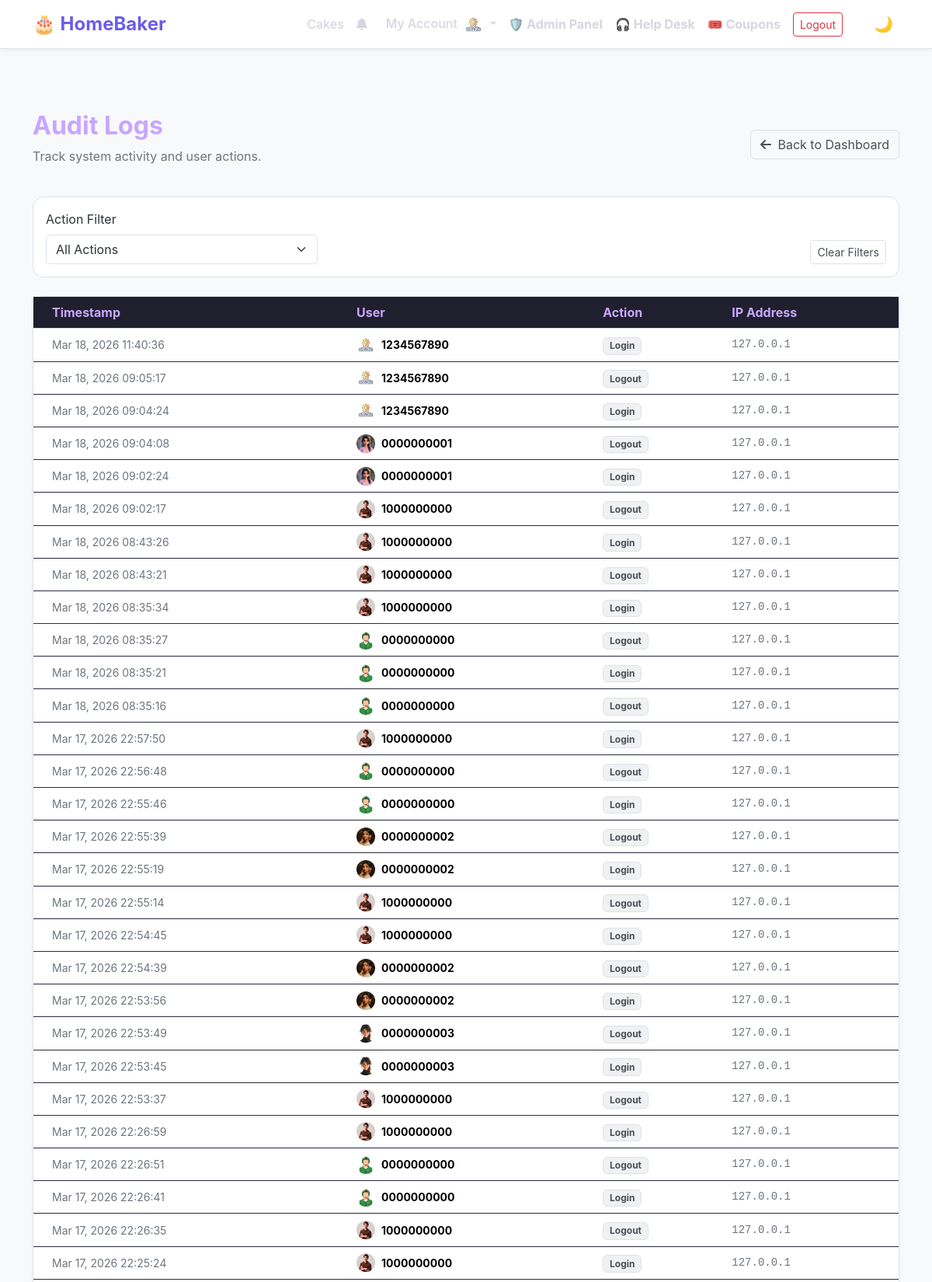
Page /admin-panel/audit-logs/ (signed in, upper part) on the committed database.
### main/models.py (models this page shows, shortened)
class UserProfile(models.Model):
    ROLE_CHOICES = [
        ('customer', 'Customer'),
        ('baker', 'Baker'),
        ('admin', 'Admin'),
        ('delivery_assistant', 'Delivery Assistant'),
    ]
    user = models.OneToOneField(User, on_delete=models.CASCADE, related_name='profile')
    phone_number = models.CharField(max_length=15, unique=True)
    role = models.CharField(max_length=20, choices=ROLE_CHOICES, default='customer')
    is_phone_verified = models.BooleanField(default=False)
    failed_login_attempts = models.IntegerField(default=0)
    account_locked_until = models.DateTimeField(null=True, blank=True)
    is_suspended = models.BooleanField(default=False)
    email_otp = models.CharField(max_length=6, null=True, blank=True)
    otp_expiry = models.DateTimeField(null=True, blank=True)
    created_at = models.DateTimeField(auto_now_add=True)
    updated_at = models.DateTimeField(auto_now=True)
    default_address = models.TextField(blank=True, help_text="Default delivery address")
    profile_picture = models.ImageField(upload_to='profile_pics/', blank=True, null=True)
    class Meta:
        verbose_name = "User Profile"
        verbose_name_plural = "User Profiles"

class AuditLog(models.Model):
    ACTION_CHOICES = [
        ('create', 'Create'),
        ('update', 'Update'),
        ('delete', 'Delete'),
        ('approve', 'Approve'),
        ('reject', 'Reject'),
        ('suspend', 'Suspend'),
        ('unsuspend', 'Unsuspend'),
        ('login', 'Login'),
        ('logout', 'Logout'),
    ]
    user = models.ForeignKey(User, on_delete=models.SET_NULL, null=True, related_name='audit_logs')
    action = models.CharField(max_length=20, choices=ACTION_CHOICES)
    model_name = models.CharField(max_length=100)
    object_id = models.CharField(max_length=100)
    description = models.TextField()
    ip_address = models.GenericIPAddressField(null=True, blank=True)
    user_agent = models.CharField(max_length=200, blank=True)
    created_at = models.DateTimeField(auto_now_add=True)
    class Meta:
        ordering = ['-created_at']
        verbose_name = "Audit Log"
        verbose_name_plural = "Audit Logs"

### main/views_admin.py (the view)
# urls.py: path('admin-panel/audit-logs/', admin_audit_logs, name='admin_audit_logs'),
@login_required
@user_passes_test(is_admin)
def admin_audit_logs(request):
    logs = AuditLog.objects.all().order_by('-created_at')[:100]
    action_filter = request.GET.get('action', '')
    if action_filter:
        logs = logs.filter(action=action_filter)
    context = {
        'logs': logs,
        'action_filter': action_filter,
    }
    return render(request, 'admin_audit_logs.html', context)

### main/context_processors.py (called while the page is built)
def notification_count(request):
    if request.user.is_authenticated:
        count = Notification.objects.filter(user=request.user, is_read=False).count()
        return {'unread_notifications_count': count}
    return {'unread_notifications_count': 0}

### main/views_admin.py (called while the page is built)
def is_admin(user):
    return user.is_authenticated and user.is_staff

### templates/admin_audit_logs.html (shortened to what this page needs)
{% extends 'base.html' %}
{% load static %}
{% block content %}
<div class="row mb-4 align-items-center">
    <div class="col">
        <h2 class="fw-bold">Audit Logs</h2>
        <p class="text-muted">Track system activity and user actions.</p>
    </div>
    <div class="col-auto">
        <a href="{% url 'admin_dashboard' %}" class="btn btn-outline-secondary">
            <i class="fas fa-arrow-left me-1"></i> Back to Dashboard
        </a>
    </div>
</div>
<div class="card mb-4">
    <div class="card-body">
        <form method="get" class="row g-3 align-items-end">
            <div class="col-md-4">
                <label class="form-label">Action Filter</label>
                <select name="action" class="form-select" onchange="this.form.submit()">
                    <option value="" {% if not action_filter %}selected{% endif %}>
                        All Actions
                    </option>
                </select>
            </div>
            <div class="col-md-8 text-end">
                <a href="{% url 'admin_audit_logs' %}" class="btn btn-outline-secondary btn-sm">Clear Filters</a>
            </div>
        </form>
    </div>
</div>
<div class="card shadow-sm">
    <div class="card-body p-0">
        <div class="table-responsive">
            <table class="table table-hover align-middle mb-0">
                <thead class="bg-light">
                    <tr>
                        <th class="ps-4">Timestamp</th>
                        <th>User</th>
                        <th>Action</th>
                        <th>IP Address</th>
                    </tr>
                </thead>
                <tbody>
                    {% for log in logs %}
                    <tr>
                        <td class="ps-4 text-nowrap text-muted small">
                            {{ log.created_at|date:"M d, Y H:i:s" }}
                        </td>
                        <td>
                            <div class="d-flex align-items-center">
                                {% if log.user.profile.profile_picture %}
                                <img src="{{ log.user.profile.profile_picture.url }}" class="rounded-circle me-2"
                                    width="24" height="24" style="object-fit: cover;">
                                {% else %}
                                <i class="fas fa-user-circle text-secondary me-2"></i>
                                {% endif %}
                                <span class="fw-bold small">{{ log.user.username }}</span>
                            </div>
                        </td>
                        <td>
                            <span class="badge bg-secondary bg-opacity-10 text-secondary border">{{ log.get_action_display }}</span>
                        </td>
                        <td class="text-muted small font-monospace">
                            {{ log.ip_address|default:"-" }}
                        </td>
                    </tr>
                    {% endfor %}
                </tbody>
            </table>
        </div>
    </div>
</div>
{% endblock %}

### templates/base.html (shortened to what this page needs)
{% load static %}
<!DOCTYPE html>
<html lang="en">
<head>
    <link href="https://cdn.jsdelivr.net/npm/bootstrap@5.3.2/dist/css/bootstrap.min.css" rel="stylesheet">
    <link rel="stylesheet" href="{% static 'css/style.css' %}">
    <link rel="stylesheet" href="https://cdnjs.cloudflare.com/ajax/libs/font-awesome/6.4.0/css/all.min.css">
</head>
<body class="d-flex flex-column min-vh-100">
    <nav class="navbar navbar-expand-lg border-bottom sticky-top">
        <div class="container">
            <a class="navbar-brand fw-bold" href="{% url 'home' %}">
                🎂 HomeBaker
            </a>
            <div class="collapse navbar-collapse" id="navbarNav">
                <ul class="navbar-nav ms-auto align-items-center">
                    {% if not user.is_authenticated or user.profile.role != 'delivery_assistant' %}
                    <li class="nav-item">
                        <a class="nav-link {% if '/cakes/' in request.path %}active{% endif %}" href="{% url 'cakes' %}">Cakes</a>
                    </li>
                    {% endif %}
                    {% if user.is_authenticated %}
                    <li class="nav-item dropdown me-2">
                        <a class="nav-link position-relative" href="#" id="notificationDropdown" role="button"
                            data-bs-toggle="dropdown" aria-expanded="false">
                            <i class="fas fa-bell"></i>
                        </a>
                    </li>
                    <li class="nav-item dropdown">
                        <a class="nav-link dropdown-toggle" href="#" id="customerDropdown" role="button"
                            data-bs-toggle="dropdown">
                            My Account
                            {% if user.profile.profile_picture %}
                            <img src="{{ user.profile.profile_picture.url }}" alt="Profile" class="rounded-circle ms-1"
                                style="width: 25px; height: 25px; object-fit: cover;">
                            {% else %}
                            <i class="fas fa-user-circle ms-1"></i>
                            {% endif %}
                        </a>
                    </li>
                    {% if user.is_staff %}
                    <li class="nav-item">
                        <a class="nav-link text-danger fw-bold" href="{% url 'admin_dashboard' %}">
                            🛡️ Admin Panel
                        </a>
                    </li>
                    <li class="nav-item">
                        <a class="nav-link {% if '/helpdesk/' in request.path %}active{% else %}fw-bold text-warning{% endif %}" href="{% url 'admin_helpdesk' %}">
                            🎧 Help Desk
                        </a>
                    </li>
                    <li class="nav-item">
                        <a class="nav-link {% if '/coupons/' in request.path %}active{% else %}fw-bold text-success{% endif %}" href="{% url 'admin_coupons' %}">
                            🎟️ Coupons
                        </a>
                    </li>
                    {% endif %}
                    <li class="nav-item ms-2" style="display: flex; align-items: center;">
                        <a class="btn btn-outline-danger btn-sm" href="{% url 'logout' %}">Logout</a>
                    </li>
                    {% endif %}
                    <li class="nav-item ms-3">
                        <button class="theme-toggle" id="themeToggle" aria-label="Toggle theme">
                            <span id="themeIcon">🌙</span>
                        </button>
                    </li>
                </ul>
            </div>
        </div>
    </nav>
    <main class="container">
        {% block content %}{% endblock %}
    </main>
</body>
</html>

### static/css/style.css (style rules this page uses)
body { background-color: #0f0f14; color: #eaeaf0; font-family: "Segoe UI", Tahoma, Geneva, Verdana, sans-serif; }
.navbar { background-color: #14141c; }
.navbar-brand { font-size: 1.5rem; color: #b084ff !important; }
.navbar .nav-link { color: #d6d6e0 !important; }
main.container { margin-top: 3rem; }
h1, h2, h3, h4, h5 { color: #c7a6ff; }
.card { background-color: #181824; border: 1px solid #2a2a3d; border-radius: 14px; color: #eaeaf0; transition: transform 0.2s ease, box-shadow 0.2s ease; }
.btn-outline-secondary { border-color: #b084ff; color: #b084ff; }
.form-control, .form-select, textarea { background-color: #12121a; border: 1px solid #2a2a3d; color: #eaeaf0; }
.table { color: #eaeaf0; }
.table th { background-color: #1f1f2e; color: #c7a6ff; }
.table td { border-color: #2a2a3d; }

### templates/base.html (style rules this page uses)
:root { --bg-primary: #f8f9fa; --bg-secondary: #ffffff; --bg-card: #ffffff; --text-primary: #2d3436; --text-secondary: #495057; --text-muted: #6c757d; --border-color: #dee2e6; --shadow: 0 2px 4px rgba(0, 0, 0, 0.05); --navbar-bg: #ffffff; --navbar-shadow: 0 2px 4px rgba(0, 0, 0, 0.05); }
body { background-color: var(--bg-primary); color: var(--text-primary); font-family: -apple-system, BlinkMacSystemFont, 'Segoe UI', Roboto, 'Helvetica Neue', Arial, sans-serif; transition: background-color 0.3s ease, color 0.3s ease; }
.navbar { background-color: var(--navbar-bg) !important; box-shadow: var(--navbar-shadow); border-bottom-color: var(--border-color) !important; transition: background-color 0.3s ease, box-shadow 0.3s ease; }
.navbar-brand { font-size: 1.5rem; color: #6c5ce7 !important; }
.nav-link { font-weight: 500; color: var(--text-secondary) !important; transition: color 0.2s; }
.card { background-color: var(--bg-card) !important; border-color: var(--border-color) !important; color: var(--text-primary); transition: background-color 0.3s ease, border-color 0.3s ease; }
.table { color: var(--text-primary); }
.form-control, .form-select { background-color: var(--bg-secondary); border-color: var(--border-color); color: var(--text-primary); }
.text-muted { color: var(--text-muted) !important; }
.text-secondary { color: var(--text-secondary) !important; }
.border-bottom { border-color: var(--border-color) !important; }
.border { border-color: var(--border-color) !important; }
.bg-light { background-color: var(--bg-primary) !important; }
.btn-outline-secondary { border-color: var(--border-color); color: var(--text-secondary); }
.badge { transition: background-color 0.3s ease, color 0.3s ease; }
.shadow-sm { box-shadow: var(--shadow) !important; }
main { min-height: calc(100vh - 200px); padding: 2rem 0; }
.theme-toggle { background: none; border: none; cursor: pointer; font-size: 1.25rem; padding: 0.5rem; margin-left: 1rem; transition: transform 0.2s; }
select option { background-color: var(--bg-secondary); color: var(--text-primary); }

### rows in the picture
AuditLog: created_at "Mar 18, 2026 11:40:36", user.profile.profile_picture (picture), user.username "1234567890", action "Login", ip_address "127.0.0.1"
AuditLog: created_at "Mar 18, 2026 09:05:17", user.profile.profile_picture (picture), user.username "1234567890", action "Logout", ip_address "127.0.0.1"
AuditLog: created_at "Mar 18, 2026 09:04:24", user.profile.profile_picture (picture), user.username "1234567890", action "Login", ip_address "127.0.0.1"
AuditLog: created_at "Mar 18, 2026 09:04:08", user.profile.profile_picture (picture), user.username "0000000001", action "Logout", ip_address "127.0.0.1"
AuditLog: created_at "Mar 18, 2026 09:02:24", user.profile.profile_picture (picture), user.username "0000000001", action "Login", ip_address "127.0.0.1"
AuditLog: created_at "Mar 18, 2026 09:02:17", user.profile.profile_picture (picture), user.username "1000000000", action "Logout", ip_address "127.0.0.1"
AuditLog: created_at "Mar 18, 2026 08:43:26", user.profile.profile_picture (picture), user.username "1000000000", action "Login", ip_address "127.0.0.1"
AuditLog: created_at "Mar 18, 2026 08:43:21", user.profile.profile_picture (picture), user.username "1000000000", action "Logout", ip_address "127.0.0.1"
AuditLog: created_at "Mar 18, 2026 08:35:34", user.profile.profile_picture (picture), user.username "1000000000", action "Login", ip_address "127.0.0.1"
AuditLog: created_at "Mar 18, 2026 08:35:27", user.profile.profile_picture (picture), user.username "0000000000", action "Logout", ip_address "127.0.0.1"
AuditLog: created_at "Mar 18, 2026 08:35:21", user.profile.profile_picture (picture), user.username "0000000000", action "Login", ip_address "127.0.0.1"
AuditLog: created_at "Mar 18, 2026 08:35:16", user.profile.profile_picture (picture), user.username "0000000000", action "Logout", ip_address "127.0.0.1"
AuditLog: created_at "Mar 17, 2026 22:57:50", user.profile.profile_picture (picture), user.username "1000000000", action "Login", ip_address "127.0.0.1"
AuditLog: created_at "Mar 17, 2026 22:56:48", user.profile.profile_picture (picture), user.username "0000000000", action "Logout", ip_address "127.0.0.1"
AuditLog: created_at "Mar 17, 2026 22:55:46", user.profile.profile_picture (picture), user.username "0000000000", action "Login", ip_address "127.0.0.1"
AuditLog: created_at "Mar 17, 2026 22:55:39", user.profile.profile_picture (picture), user.username "0000000002", action "Logout", ip_address "127.0.0.1"
AuditLog: created_at "Mar 17, 2026 22:55:19", user.profile.profile_picture (picture), user.username "0000000002", action "Login", ip_address "127.0.0.1"
AuditLog: created_at "Mar 17, 2026 22:55:14", user.profile.profile_picture (picture), user.username "1000000000", action "Logout", ip_address "127.0.0.1"
AuditLog: created_at "Mar 17, 2026 22:54:45", user.profile.profile_picture (picture), user.username "1000000000", action "Login", ip_address "127.0.0.1"
AuditLog: created_at "Mar 17, 2026 22:54:39", user.profile.profile_picture (picture), user.username "0000000002", action "Logout", ip_address "127.0.0.1"
AuditLog: created_at "Mar 17, 2026 22:53:56", user.profile.profile_picture (picture), user.username "0000000002", action "Login", ip_address "127.0.0.1"
AuditLog: created_at "Mar 17, 2026 22:53:49", user.profile.profile_picture (picture), user.username "0000000003", action "Logout", ip_address "127.0.0.1"
AuditLog: created_at "Mar 17, 2026 22:53:45", user.profile.profile_picture (picture), user.username "0000000003", action "Login", ip_address "127.0.0.1"
AuditLog: created_at "Mar 17, 2026 22:53:37", user.profile.profile_picture (picture), user.username "1000000000", action "Logout", ip_address "127.0.0.1"
AuditLog: created_at "Mar 17, 2026 22:26:59", user.profile.profile_picture (picture), user.username "1000000000", action "Login", ip_address "127.0.0.1"
AuditLog: created_at "Mar 17, 2026 22:26:51", user.profile.profile_picture (picture), user.username "0000000000", action "Logout", ip_address "127.0.0.1"
AuditLog: created_at "Mar 17, 2026 22:26:41", user.profile.profile_picture (picture), user.username "0000000000", action "Login", ip_address "127.0.0.1"
AuditLog: created_at "Mar 17, 2026 22:26:35", user.profile.profile_picture (picture), user.username "1000000000", action "Logout", ip_address "127.0.0.1"
AuditLog: created_at "Mar 17, 2026 22:25:24", user.profile.profile_picture (picture), user.username "1000000000", action "Login", ip_address "127.0.0.1"
